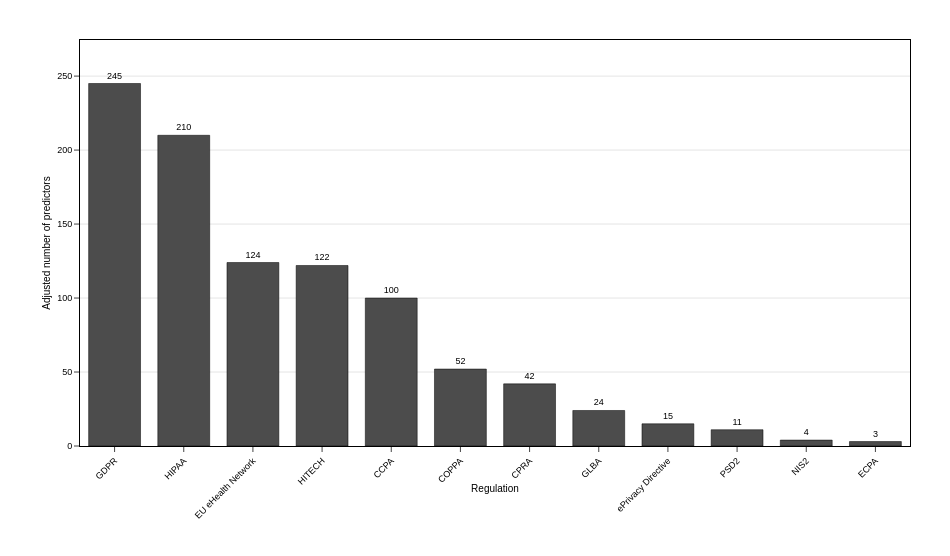

This figure's notebook cell:
### Markdown cell above
### Figure 1
Adjusted number of regulated predictors per regulation. Counts are adjusted and bars are ordered by decreasing totals.

### Code cell
use_cfg("fig1")
# ==============================
# Data checks and prep
# ==============================
req = {"confidence", "reg_id"}
missing = req - set(merged_df.columns)
assert not missing, f"Missing required columns: {sorted(missing)}"

f1 = merged_df.loc[merged_df["confidence"] == "High"].copy()

# Clip year if present to avoid future leakage
if "year_int" in f1.columns:
    f1["year_int"] = f1["year_int"].clip(upper=2025)

per_reg_instances = (
    f1.groupby("reg_id")
      .size()
      .reset_index(name="instances")
)

adj = (
    per_reg_instances
      .assign(adj_rate=GLOBAL_RATE)
      .assign(adj_instances=lambda d: (d["instances"] * d["adj_rate"]).round().astype(int))
      .sort_values("adj_instances", ascending=False)
      .reset_index(drop=True)
)

if adj.empty:
    raise ValueError("No data after filtering. Check 'confidence' and 'reg_id' values.")

num_regs  = adj.shape[0]
height_px = max(500, min(BASE_HEIGHT_PX + num_regs * ROW_PX, 1000))
ymax      = int(adj["adj_instances"].max())

print(f"Bar categories: {num_regs} regulations")
print(f"Figure size: {BASE_WIDTH_PX}×{height_px} px")

# ==============================
# Figure — vertical bars with labels
# ==============================
fig1 = px.bar(
    adj,
    x="reg_id",
    y="adj_instances",
    labels={
        "reg_id": "Regulation",
        "adj_instances": "Adjusted number of predictors",
    },
)

fig1.update_traces(
    marker_color=BAR_COLOR,
    marker_line_color="black",
    marker_line_width=0.5,
    text=adj["adj_instances"],
    texttemplate="%{text:,d}",
    textposition="outside",
    textfont=dict(size=9, color="black"),
    cliponaxis=False
)

# Layout (match figs 2–5)
fig1.update_layout(
    width=BASE_WIDTH_PX,
    height=height_px,
    font=dict(family="Arial, sans-serif", size=10, color="black"),
    paper_bgcolor="white",
    plot_bgcolor="white",
    bargap=0.25,
    showlegend=False,
    margin=dict(l=80, r=40, t=40, b=110),
    xaxis_title=dict(text="Regulation", font=dict(size=10, color="black")),
    yaxis_title=dict(text="Adjusted number of predictors", font=dict(size=10, color="black")),
    template=None,
)

# Axes styling
fig1.update_xaxes(
    categoryorder="total descending",
    tickangle=-45,
    showgrid=False,
    showline=True, linecolor="black", linewidth=1, mirror=True,
    ticks="outside",
    tickfont=dict(size=9, color="black"),
    automargin=True
)
fig1.update_yaxes(
    range=[0, ymax * 1.12],
    showgrid=True, gridcolor="#e5e5e5",
    zeroline=False,
    showline=True, linecolor="black", linewidth=1, mirror=True,
    ticks="outside",
    tickfont=dict(size=9, color="black"),
    automargin=True
)

# High-quality export config
config = {
    "toImageButtonOptions": {
        "format": "png",
        "filename": "fig1",
        "height": height_px,
        "width": BASE_WIDTH_PX,
        "scale": EXPORT_SCALE,
    },
    "displayModeBar": True,
    "displaylogo": False,
    "modeBarButtonsToRemove": ["pan2d", "lasso2d", "select2d", "zoom2d"],
}

fig1.show(config=config)

print("="*70)
print("Figure 1 Configuration:")
print(f"  Dimensions: {BASE_WIDTH_PX}×{height_px} px")
print(f"  Export size: {BASE_WIDTH_PX*EXPORT_SCALE}×{height_px*EXPORT_SCALE} px (300 DPI)")
print("  Bars: neutral grayscale-safe color with black outline.")
print("="*70)

try:
    print("printing image")
    fig1.write_image("fig1.png", format="png",
                     width=BASE_WIDTH_PX, height=height_px, scale=EXPORT_SCALE)
    print("✓ Auto-exported fig1.png")
except Exception:
    print("ℹ Use the camera button to download at 300 DPI")

### Figure 1 — Plotly figure (JSON) as saved in the notebook; plotly's stock layout.template omitted (floating-point values rounded to 4 significant figures)
{"data": [{"cliponaxis": false, "hovertemplate": "Regulation=%{x}<br>Adjusted number of predictors=%{y}<extra></extra>", "legendgroup": "", "marker": {"color": "#4C4C4C", "line": {"color": "black", "width": 0.5}, "pattern": {"shape": ""}}, "name": "", "orientation": "v", "showlegend": false, "text": [245.0, 210.0, 124.0, 122.0, 100.0, 52.0, 42.0, 24.0, 15.0, 11.0, 4.0, 3.0], "textfont": {"color": "black", "size": 9}, "textposition": "outside", "texttemplate": "%{text:,d}", "type": "bar", "x": ["GDPR", "HIPAA", "EU eHealth Network", "HITECH", "CCPA", "COPPA", "CPRA", "GLBA", "ePrivacy Directive", "PSD2", "NIS2", "ECPA"], "xaxis": "x", "y": [245, 210, 124, 122, 100, 52, 42, 24, 15, 11, 4, 3], "yaxis": "y"}], "layout": {"bargap": 0.25, "barmode": "relative", "font": {"color": "black", "family": "Arial, sans-serif", "size": 10}, "height": 556, "legend": {"tracegroupgap": 0}, "margin": {"b": 110, "l": 80, "r": 40, "t": 40}, "paper_bgcolor": "white", "plot_bgcolor": "white", "showlegend": false, "width": 950, "xaxis": {"anchor": "y", "automargin": true, "categoryorder": "total descending", "domain": [0.0, 1.0], "linecolor": "black", "linewidth": 1, "mirror": true, "showgrid": false, "showline": true, "tickangle": -45, "tickfont": {"color": "black", "size": 9}, "ticks": "outside", "title": {"font": {"color": "black", "size": 10}, "text": "Regulation"}}, "yaxis": {"anchor": "x", "automargin": true, "domain": [0.0, 1.0], "gridcolor": "#e5e5e5", "linecolor": "black", "linewidth": 1, "mirror": true, "range": [0, 274.4], "showgrid": true, "showline": true, "tickfont": {"color": "black", "size": 9}, "ticks": "outside", "title": {"font": {"color": "black", "size": 10}, "text": "Adjusted number of predictors"}, "zeroline": false}}}
